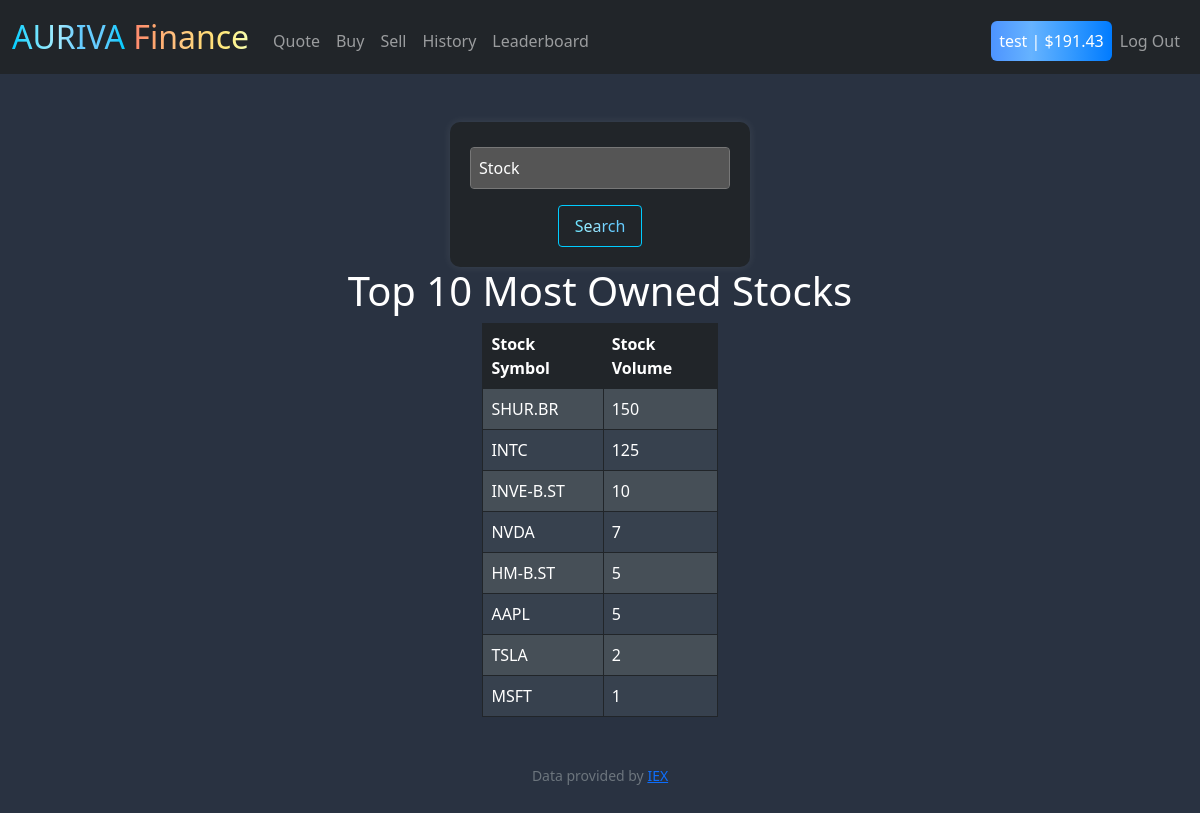
/quote (signed in), run on the app's committed database.
### tables this page shows
CREATE TABLE transactions (
    id INTEGER PRIMARY KEY AUTOINCREMENT,
    user_id INTEGER REFERENCES users(id),
    symbol TEXT NOT NULL,
    shares INTEGER NOT NULL,
    price NUMERIC NOT NULL,
    transacted_at DATETIME DEFAULT CURRENT_TIMESTAMP,
    transaction_type TEXT NOT NULL -- 'BUY' or 'SELL'
);

### final_project/app.py (the view)
@app.route("/quote", methods=["GET", "POST"])
@login_required
def quote():
    if request.method == "POST":
        symbol = request.form.get("symbol")
        if not symbol:
            return apology("Missing Stock", 400)
        elif not lookup(symbol):
            return apology("Stock does not exist", 400)
        data = lookupExtended(symbol, 365)
        if not data:
            return apology("No data available for the specified symbol", 200)
        df = pd.DataFrame(data)
        df['Date'] = pd.to_datetime(df['Date'])
        df['Close'] = pd.to_numeric(df['Close'], errors='coerce')
        percentage_change = {}
        value_change = {}
        value_change["one_year"], percentage_change["one_year"] = calculate_change(df, 365)
        value_change["six_months"], percentage_change["six_months"] = calculate_change(df, 183)
        value_change["three_months"], percentage_change["three_months"] = calculate_change(df, 91)
        value_change["one_month"], percentage_change["one_month"] = calculate_change(df, 30)
        value_change["one_week"], percentage_change["one_week"] = calculate_change(df, 7)
        value_change["one_day"], percentage_change["one_day"] = calculate_change(df, 1)
        fig = create_stock_price_chart(df, symbol)
        graph_json = fig.to_json()
        return render_template("quote.html", symbol=lookup(symbol)["name"], price=usd(lookup(symbol)["price"]), graph_json=graph_json, development_value=value_change, development_percentage=percentage_change)
    else:
        stocks = db.execute("SELECT symbol, (SUM(CASE WHEN transaction_type = 'BUY' THEN shares ELSE 0 END) - SUM(CASE WHEN transaction_type = 'SELL' THEN shares ELSE 0 END)) AS net_holdings FROM transactions GROUP BY symbol HAVING net_holdings > 0 ORDER BY net_holdings DESC LIMIT 10;")
        return render_template("quote.html", stocks=stocks)

### final_project/app.py (called while the page is built)
@app.after_request
def after_request(response):
    response.headers["Cache-Control"] = "no-cache, no-store, must-revalidate"
    response.headers["Expires"] = 0
    response.headers["Pragma"] = "no-cache"
    return response

### final_project/helpers.py (called while the page is built)
def login_required(f):
    @wraps(f)
    def decorated_function(*args, **kwargs):
        if session.get("user_id") is None:
            return redirect("/login")
        return f(*args, **kwargs)
    return decorated_function

### final_project/templates/quote.html (shortened to what this page needs)
{% extends "layout.html" %}
{% block main %}
    <div class="register-container">
        <form action="/quote" method="post">
            <div class="mb-3">
                <input autocomplete="off" autofocus class="form-control" id="symbol" name="symbol" placeholder="Stock" type="text">
            </div>
            <button class="btn btn-rainbow" type="submit">Search</button>
        </form>
    </div>
    {% if request.method == 'GET' %}
        <h1>Top 10 Most Owned Stocks</h1>
        <table id="transaction-table">
            <thead>
                <tr>
                    <th>Stock Symbol</th>
                    <th>Stock Volume</th>
                </tr>
            </thead>
            <tbody>
                {% for stock in stocks %}
                    <tr>
                        <td>{{ stock.symbol }}</td>
                        <td>{{ stock.net_holdings }}</td>
                    </tr>
                {% endfor %}
            </tbody>
        </table>
    {% endif %}
{% endblock %}

### final_project/static/styles.css (style rules this page uses)
body { background-color: #333333; color: #ffffff; }
table { width: 100%; border-collapse: collapse; margin-bottom: 20px; color: #ffffff; background-color: #212529; }
th, td { border: 1px solid #212529; padding: 8px; text-align: left; background-color: #464f57 }
th { background-color: #212529; }
input[type="text"], input[type="password"], input[type="number"], input[type="email"], select { background-color: #555555; color: #ffffff; border: 1px solid #777777; padding: 8px; margin: 5px 0; }
input[type="text"]::placeholder, input[type="password"]::placeholder, input[type="number"]::placeholder, input[type="email"]::placeholder, select::placeholder { color: #aaaaaa; }
button { background-color: #007BFF !important; color: #ffffff; padding: 10px 15px; border: none; border-radius: 4px; cursor: pointer; }
input.form-control { background-color: #555555; color: #ffffff; border: 1px solid #777777; padding: 8px; margin: 5px 0; }
input.form-control::placeholder, input.form-control:not(:placeholder-shown) { color: #ffffff; }
.btn-rainbow { background: linear-gradient(to right, #00ccff, #66e3ff, #a6ecff, #66ccff, #66ccff, #00ccff); color: transparent; -webkit-background-clip: text; background-clip: text; border: 1px solid #00ccff; padding: 8px 16px; cursor: pointer; transition: background-color 0.3s; }
body { background: #293241; color: #ffffff; }
.register-container { background: #212529!important; padding: 20px; border-radius: 10px; box-shadow: 0 0 10px rgba(255, 255, 255, 0.089); width: 300px; margin: 0 auto; }
#transaction-table td { color: inherit; background-color: transparent; }
#transaction-table th { color: #ffffff; }
#transaction-table tr:nth-child(odd) { background-color: #464f57; }
#transaction-table tr:nth-child(even) { background-color: #37414e; }
#transaction-table th, #transaction-table td { padding: 8px; text-align: left; }
#transaction-table th:nth-child(1), #transaction-table td:nth-child(1) { width: 10%; }
#transaction-table th:nth-child(2), #transaction-table td:nth-child(2) { width: 10%; }

### final_project/templates/quote.html (style rules this page uses)
table { width: 20%; margin: 0 auto; }

### data on the page
transactions: symbol "INVE-B.ST", net_holdings "10"
transactions: symbol "NVDA", net_holdings "7"
transactions: symbol "HM-B.ST", net_holdings "5"
transactions: symbol "AAPL", net_holdings "5"
transactions: symbol "TSLA", net_holdings "2"
transactions: symbol "MSFT", net_holdings "1"

### other printed values
{{ session["username"] }} "test"
{{ session["cash"] }} "$191.43"
{{ stock.symbol }} "SHUR.BR" "INTC"
{{ stock.net_holdings }} "150" "125"
